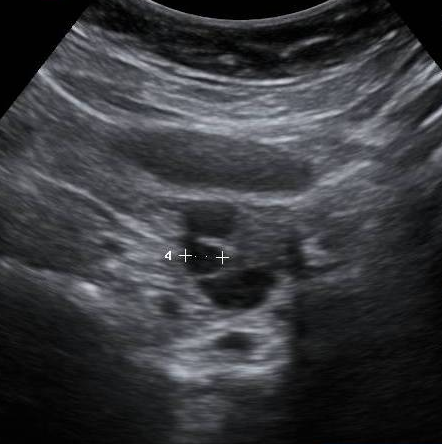
#> input picture Dataset/Eight.png, 442 x 444 px
$ python -i script2.py   (imports and definitions only)
#> lines starting #> are read from the running program, lines starting #| are printed output that depends on the picture; after the words box and inside, x2 and y2 are one past the last pixel; in counts of white or black regions, pixels touching at a corner belong together
#> in process_image, image is the input picture: shape (444, 442, 3); mean B, G, R 59.3, 55.8, 54.9
import cv2
import numpy as np
from sklearn.cluster import KMeans

class ImageProcessorScript2:
    def __init__(self):
        self.segmentation_done = False
        self.segmented_labels = None

    def perform_clustering(self, image, num_clusters=4, max_iter=1000):
        try:
            data = image.reshape(-1, 3).astype(np.float64)
            kmeans = KMeans(n_clusters=num_clusters, max_iter=max_iter)
            kmeans.fit(data)
            clustered_labels = kmeans.labels_.reshape(image.shape[:2])
            self.segmentation_done = True
            self.segmented_labels = clustered_labels
            return clustered_labels
        except Exception as e:
            print(f"Error in perform_clustering: {e}")
            return None

    def enhance_follicles(self, image):
        try:
            gray = cv2.cvtColor(image, cv2.COLOR_BGR2GRAY)
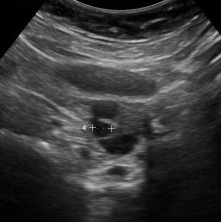
#> gray: shape (222, 221); min 0, max 237, mean 56
            _, binary_mask = cv2.threshold(gray, 30, 255, cv2.THRESH_BINARY_INV)
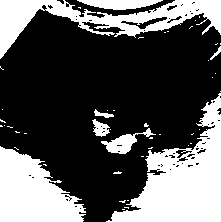
#> binary_mask: shape (222, 221); 34.3% white; 48 white regions (40 under 20 px), largest, box (x1, y1, x2, y2) and area: (106, 93, 221, 222) 6644, (0, 0, 221, 59) 4395, (0, 146, 86, 222) 4250
            enhanced_image = cv2.bitwise_and(image, image, mask=binary_mask)
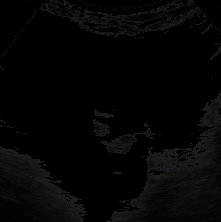
#> enhanced_image: shape (222, 221, 3); mean B, G, R 5, 4.8, 4.7
            enhanced_image = cv2.convertScaleAbs(enhanced_image, alpha=1.5, beta=50)
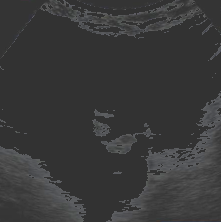
#> enhanced_image: shape (222, 221, 3); mean B, G, R 57.4, 57.2, 57
            return enhanced_image
        except Exception as e:
            print(f"Error in enhance_follicles: {e}")
            return None

    def process_image(self, image_path):
        try:
            image = cv2.imread(image_path, cv2.IMREAD_COLOR)
            if image is None:
                print(f"Error: Unable to read the image '{image_path}'.")
                return None, None, None, None, None, None, None, None

            resized_image = cv2.resize(image, (0, 0), fx=0.5, fy=0.5)

            if not self.segmentation_done:
                enhanced_image = self.enhance_follicles(resized_image)
                if enhanced_image is None:
                    return None, None, None, None, None, None, None, None

                gray_image = cv2.cvtColor(enhanced_image, cv2.COLOR_BGR2GRAY)
                segmented_labels = self.perform_clustering(enhanced_image, max_iter=500)
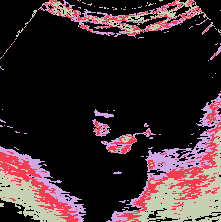
#> segmented_labels: shape (222, 221) int32; 4 distinct labels, from 0 to 3; one colour per label, 0 black
                if segmented_labels is None:
                    return None, None, None, None, None, None, None, None
            else:
                enhanced_image = None
                gray_image = cv2.cvtColor(resized_image, cv2.COLOR_BGR2GRAY)
                segmented_labels = self.segmented_labels

            edges_canny = cv2.Canny(gray_image, 50, 150)
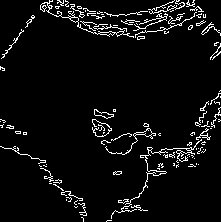
#> edges_canny: shape (222, 221); 5.3% white in thin lines or dots

            height, width = edges_canny.shape
#> height = 222; width = 221
            crop_x = 0
            crop_y = height // 4
#> crop_y = 55
            crop_height = height // 2
#> crop_height = 111
            crop_width = width
#> crop_width = 221
            cropped_image_canny = edges_canny[crop_y:crop_y + crop_height, crop_x:crop_x + crop_width]
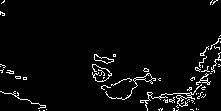
#> cropped_image_canny: shape (111, 221); 4% white in thin lines or dots

            contours_canny, _ = cv2.findContours(cropped_image_canny, cv2.RETR_EXTERNAL, cv2.CHAIN_APPROX_SIMPLE)
#> contours_canny = 60 contours, 57 with area under 20; largest, box (x1, y1, x2, y2) and area: (105, 73, 156, 100) 77, (94, 54, 114, 64) 76, (140, 84, 202, 111) 60

            # Filter contours based on area
            min_area = 1
            max_area = 999999
            large_contours = [cnt for cnt in contours_canny if min_area < cv2.contourArea(cnt) < max_area]
#> large_contours = 27 contours, 24 with area under 20; largest, box (x1, y1, x2, y2) and area: (105, 73, 156, 100) 77, (94, 54, 114, 64) 76, (140, 84, 202, 111) 60

            num_follicles_canny = len(large_contours)
#> num_follicles_canny = 27

            return resized_image, enhanced_image, gray_image, segmented_labels, edges_canny, cropped_image_canny, large_contours, num_follicles_canny
        except Exception as e:
            print(f"Error processing image in Script2: {e}")
            return None, None, None, None, None, None, None, None

>>> result = ImageProcessorScript2().process_image('../Dataset/Eight.png')
#> result = 8 items

$ run again, on Dataset/Eleven.png
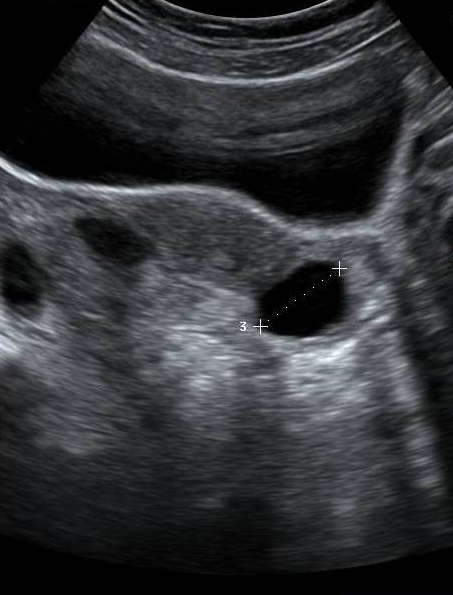
#> input picture Dataset/Eleven.png, 453 x 595 px
#> in process_image, image is the input picture: shape (595, 453, 3); mean B, G, R 53.2, 50.6, 49.3
#> in enhance_follicles, `_, binary_mask = cv2.threshold(gray, 30, 255, cv2.THRESH_BINARY_INV)`:
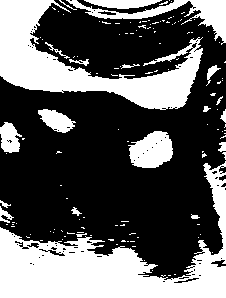
#> binary_mask: shape (298, 226); 36.7% white; 136 white regions (115 under 20 px), largest, box (x1, y1, x2, y2) and area: (0, 161, 226, 298) 11111, (0, 0, 203, 110) 8174, (66, 0, 226, 45) 1712
#> segmented_labels: shape (298, 226) int32; 4 distinct labels, from 0 to 3
#> edges_canny: shape (298, 226); 6.9% white in thin lines or dots
#> in process_image, `cropped_image_canny = edges_canny[crop_y:crop_y + crop_height, crop_x:..`:
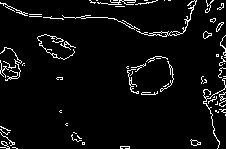
#> cropped_image_canny: shape (149, 226); 5% white in thin lines or dots
#> contours_canny = 69 contours, 64 with area under 20; largest, box (x1, y1, x2, y2) and area: (136, 0, 197, 37) 100, (190, 139, 201, 146) 36, (203, 31, 212, 39) 34, (216, 22, 224, 32) 26, (37, 34, 75, 60) 23
#> large_contours = 42 contours, 37 with area under 20; largest, box (x1, y1, x2, y2) and area: (136, 0, 197, 37) 100, (190, 139, 201, 146) 36, (203, 31, 212, 39) 34, (216, 22, 224, 32) 26, (37, 34, 75, 60) 23
#> num_follicles_canny = 42
#> result = 8 items

$ run again, on Dataset/Five.png
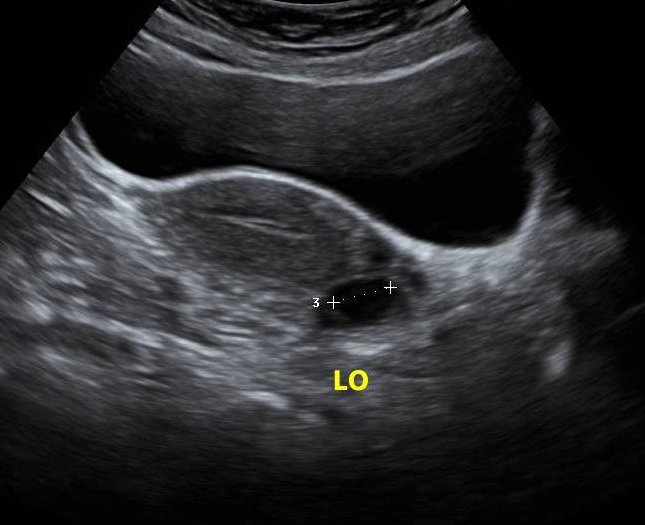
#> input picture Dataset/Five.png, 645 x 525 px
#> in process_image, image is the input picture: shape (525, 645, 3); mean B, G, R 42.6, 40.6, 39.7
#> in enhance_follicles, `_, binary_mask = cv2.threshold(gray, 30, 255, cv2.THRESH_BINARY_INV)`:
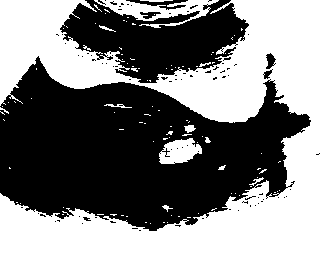
#> binary_mask: shape (262, 322); 50% white; 102 white regions (90 under 20 px), largest, box (x1, y1, x2, y2) and area: (0, 0, 322, 262) 39374, (94, 0, 219, 28) 1385, (159, 138, 202, 164) 751
#> segmented_labels: shape (262, 322) int32; 4 distinct labels, from 0 to 3
#> edges_canny: shape (262, 322); 5.4% white in thin lines or dots, all inside (x1, y1, x2, y2) = (0, 0, 322, 233)
#> in process_image, `cropped_image_canny = edges_canny[crop_y:crop_y + crop_height, crop_x:..`:
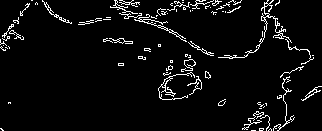
#> cropped_image_canny: shape (131, 322); 5.1% white in thin lines or dots
#> contours_canny = 85 contours, 74 with area under 20; largest, box (x1, y1, x2, y2) and area: (218, 0, 292, 59) 85, (134, 14, 187, 42) 58, (187, 76, 202, 95) 50, (158, 72, 195, 100) 46, (301, 86, 322, 101) 43
#> large_contours = 46 contours, 35 with area under 20; largest, box (x1, y1, x2, y2) and area: (218, 0, 292, 59) 85, (134, 14, 187, 42) 58, (187, 76, 202, 95) 50, (158, 72, 195, 100) 46, (301, 86, 322, 101) 43
#> num_follicles_canny = 46
#> result = 8 items

$ run again, on Dataset/Fiveteen.png
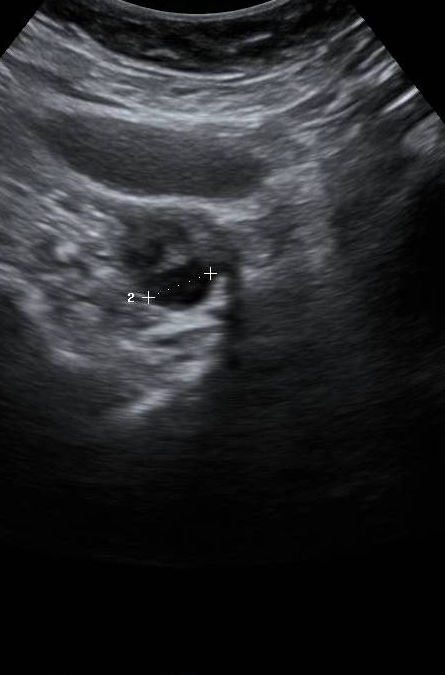
#> input picture Dataset/Fiveteen.png, 445 x 675 px
#> in process_image, image is the input picture: shape (675, 445, 3); mean B, G, R 40.3, 38.1, 37.4
#> binary_mask: shape (338, 222); 56.6% white; 51 black regions (47 under 20 px), largest, box (x1, y1, x2, y2) and area: (0, 5, 222, 222) 31723, (41, 0, 145, 15) 555, (106, 16, 136, 27) 116, (142, 5, 151, 10) 28
#> segmented_labels: shape (338, 222) int32; 4 distinct labels, from 0 to 3
#> edges_canny: shape (338, 222); 4% white in thin lines or dots, all inside (x1, y1, x2, y2) = (0, 0, 222, 226)
#> in process_image, `cropped_image_canny = edges_canny[crop_y:crop_y + crop_height, crop_x:..`:
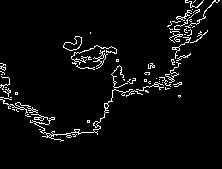
#> cropped_image_canny: shape (169, 222); 4.3% white in thin lines or dots, all inside (x1, y1, x2, y2) = (0, 0, 220, 142)
#> contours_canny = 62 contours, 57 with area under 20; largest, box (x1, y1, x2, y2) and area: (63, 36, 82, 51) 136, (30, 89, 133, 142) 121, (93, 50, 108, 69) 42, (0, 99, 38, 114) 23, (172, 37, 191, 59) 20
#> large_contours = 33 contours, 28 with area under 20; largest, box (x1, y1, x2, y2) and area: (63, 36, 82, 51) 136, (30, 89, 133, 142) 121, (93, 50, 108, 69) 42, (0, 99, 38, 114) 23, (172, 37, 191, 59) 20
#> num_follicles_canny = 33
#> result = 8 items
